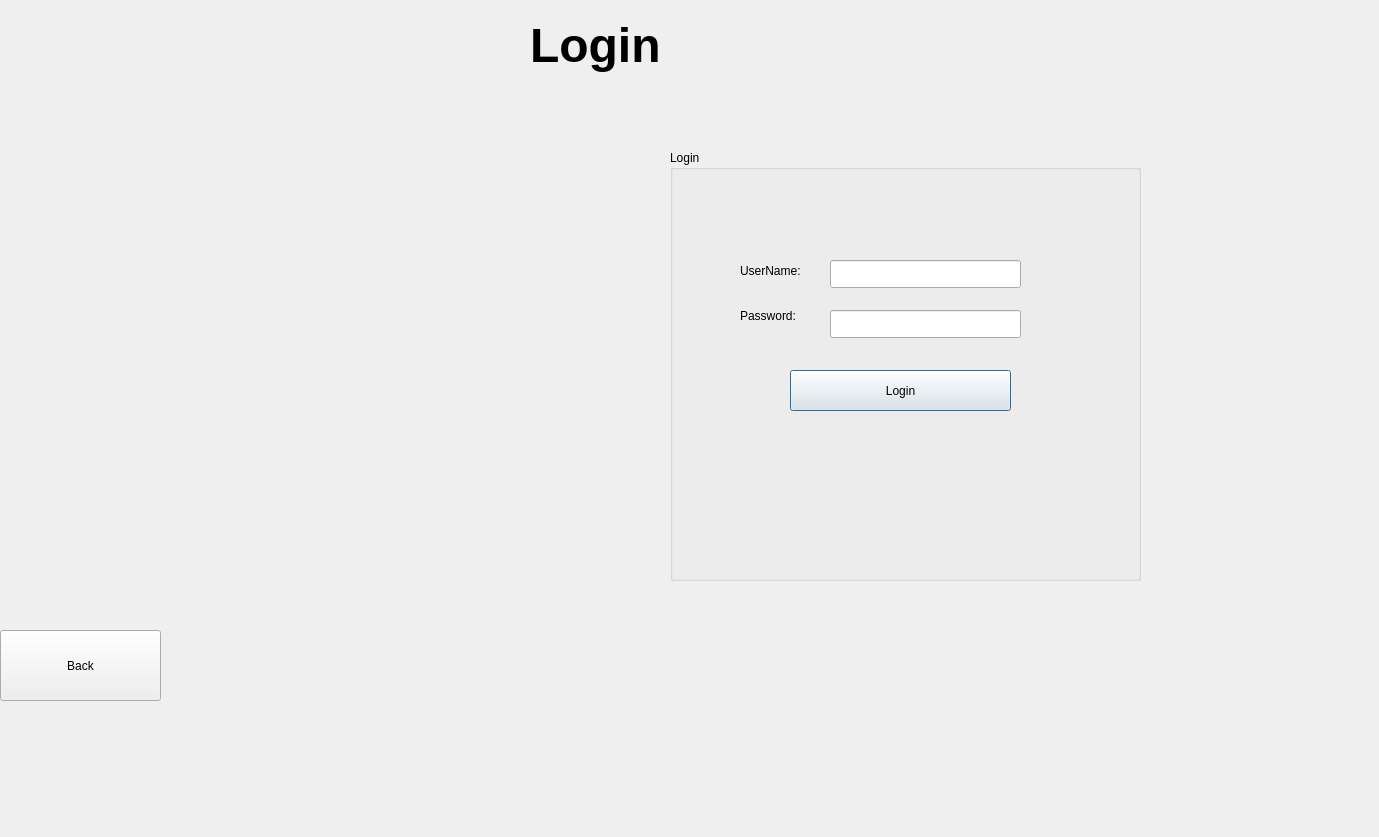
<?xml version="1.0" encoding="UTF-8"?>
<ui version="4.0">
 <class>SecDialog</class>
 <widget class="QDialog" name="SecDialog">
  <property name="geometry">
   <rect>
    <x>0</x>
    <y>0</y>
    <width>1379</width>
    <height>837</height>
   </rect>
  </property>
  <property name="windowTitle">
   <string>Dialog</string>
  </property>
  <widget class="QLabel" name="label_3">
   <property name="geometry">
    <rect>
     <x>530</x>
     <y>0</y>
     <width>371</width>
     <height>91</height>
    </rect>
   </property>
   <property name="font">
    <font>
     <pointsize>36</pointsize>
     <bold>true</bold>
    </font>
   </property>
   <property name="text">
    <string>Login</string>
   </property>
  </widget>
  <widget class="QGroupBox" name="groupBox">
   <property name="geometry">
    <rect>
     <x>670</x>
     <y>150</y>
     <width>471</width>
     <height>431</height>
    </rect>
   </property>
   <property name="title">
    <string>Login</string>
   </property>
   <widget class="QLabel" name="label">
    <property name="geometry">
     <rect>
      <x>70</x>
      <y>100</y>
      <width>101</width>
      <height>41</height>
     </rect>
    </property>
    <property name="text">
     <string>UserName:</string>
    </property>
   </widget>
   <widget class="QLabel" name="label_2">
    <property name="geometry">
     <rect>
      <x>70</x>
      <y>150</y>
      <width>81</width>
      <height>31</height>
     </rect>
    </property>
    <property name="text">
     <string>Password:</string>
    </property>
   </widget>
   <widget class="QLineEdit" name="lineEdit_user">
    <property name="geometry">
     <rect>
      <x>160</x>
      <y>110</y>
      <width>191</width>
      <height>28</height>
     </rect>
    </property>
   </widget>
   <widget class="QLineEdit" name="lineEdit_password">
    <property name="geometry">
     <rect>
      <x>160</x>
      <y>160</y>
      <width>191</width>
      <height>28</height>
     </rect>
    </property>
    <property name="echoMode">
     <enum>QLineEdit::EchoMode::Password</enum>
    </property>
   </widget>
   <widget class="QPushButton" name="pushButton_login">
    <property name="geometry">
     <rect>
      <x>120</x>
      <y>220</y>
      <width>221</width>
      <height>41</height>
     </rect>
    </property>
    <property name="text">
     <string>Login</string>
    </property>
   </widget>
  </widget>
  <widget class="QLabel" name="label_pic">
   <property name="geometry">
    <rect>
     <x>80</x>
     <y>120</y>
     <width>431</width>
     <height>511</height>
    </rect>
   </property>
   <property name="text">
    <string/>
   </property>
  </widget>
  <widget class="QPushButton" name="btnBack">
   <property name="geometry">
    <rect>
     <x>0</x>
     <y>630</y>
     <width>161</width>
     <height>71</height>
    </rect>
   </property>
   <property name="text">
    <string>Back</string>
   </property>
  </widget>
 </widget>
 <resources/>
 <connections/>
</ui>
